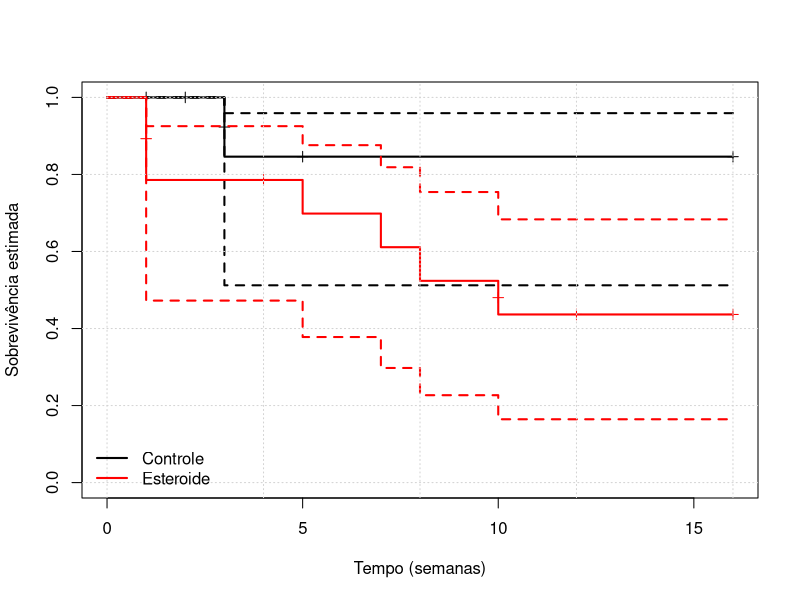
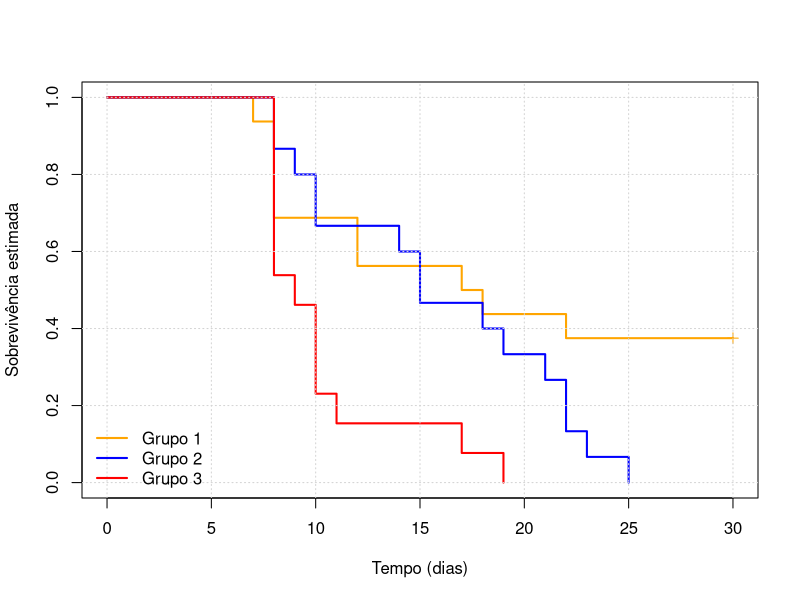

Generate these figures, in order, with R:
## ----dados, echo=FALSE, message=FALSE, warning=FALSE----------------------------------------------------------

tempo <-  c(1, 2, 3, 3, 3, 5, 5, 16, 16, 16, 16, 16,
            16, 16, 16, 1, 1, 1, 1, 4, 5, 7, 8, 10,
            10, 12, 16, 16, 16)

cens <- c(0, 0, 1, 1, 0, 0, 0, 0, 0, 0, 0, 0,
          0, 0, 0, 1, 1, 1, 0, 0, 1, 1, 1, 1,
          0, 0, 0, 0, 0)

grupo <- factor(c(rep("Controle", 15), rep("Esteroide", 14)))

df.hep <- data.frame(tempo, cens, grupo)

# install.packages("survival")

# Carregando pacote
library(survival)

# Dados do exemplo

# head(df.hep)

ekm <- survfit(Surv(time = tempo, event = cens) ~ grupo,
               data = df.hep,
               conf.type = "log-log")



## ----km.grupo, echo=FALSE, message=FALSE, warning=FALSE-------------------------------------------------------

ekm



## ----km.grupo.plot, echo=FALSE, message=FALSE, warning=FALSE, fig.align='center', out.width='100%'------------

plot(ekm, conf.int = TRUE, 
     mark.time = TRUE,
     col = c("black", "red"), 
     lwd = 2, xlab = "Tempo (semanas)", 
     ylab = "Sobrevivência estimada")

abline(h = seq(0, 1, by = 0.2),
       v = seq(0, 16, by = 4),
       col = "lightgrey", lty = 3)

legend("bottomleft",
       c("Controle", "Esteroide"), 
       col = c("black", "red"), 
       lwd = 2, bty = "n")







## ----logrank, echo=TRUE, message=FALSE, warning=FALSE---------------------------------------------------------

survdiff(Surv(time = tempo, event = cens) ~ grupo,
         data = df.hep)



## ----dados.malaria, echo=TRUE, message=FALSE, warning=FALSE---------------------------------------------------

df.mala <- read.table("../dados/malaria.csv",
                      sep = ";",
                      header = TRUE)
head(df.mala)



## ----km.mala, echo=FALSE, message=FALSE, warning=FALSE, fig.align='center', out.width='100%'------------------

ekm <- survfit(Surv(time = tempo, event = cens) ~ grupo,
               data = df.mala,
               conf.type = "log-log")

plot(ekm, conf.int = FALSE, 
     mark.time = TRUE,
     col = c("orange", "blue", "red"), 
     lwd = 2, xlab = "Tempo (dias)", 
     ylab = "Sobrevivência estimada")

abline(h = seq(0, 1, by = 0.2),
       v = seq(0, 30, by = 5),
       col = "lightgrey", lty = 3)

legend("bottomleft",
       c("Grupo 1", "Grupo 2", "Grupo 3"), 
       col = c("orange", "blue", "red"), 
       lwd = 2, bty = "n")



## ----logrank2, echo=TRUE, message=FALSE, warning=FALSE--------------------------------------------------------

survdiff(Surv(time = tempo, event = cens) ~ grupo,
         data = df.mala)



## ----logrank3, echo=TRUE, message=FALSE, warning=FALSE--------------------------------------------------------

# grupo 1 vs grupo 2
survdiff(Surv(time = tempo, event = cens) ~ grupo,
         data = df.mala,
         subset = grupo != 3)



## ----logrank4, echo=TRUE, message=FALSE, warning=FALSE--------------------------------------------------------

# grupo 1 vs grupo 3
survdiff(Surv(time = tempo, event = cens) ~ grupo,
         data = df.mala,
         subset = grupo != 2)



## ----logrank5, echo=TRUE, message=FALSE, warning=FALSE--------------------------------------------------------

# grupo 2 vs grupo 3
survdiff(Surv(time = tempo, event = cens) ~ grupo,
         data = df.mala,
         subset = grupo != 1)


